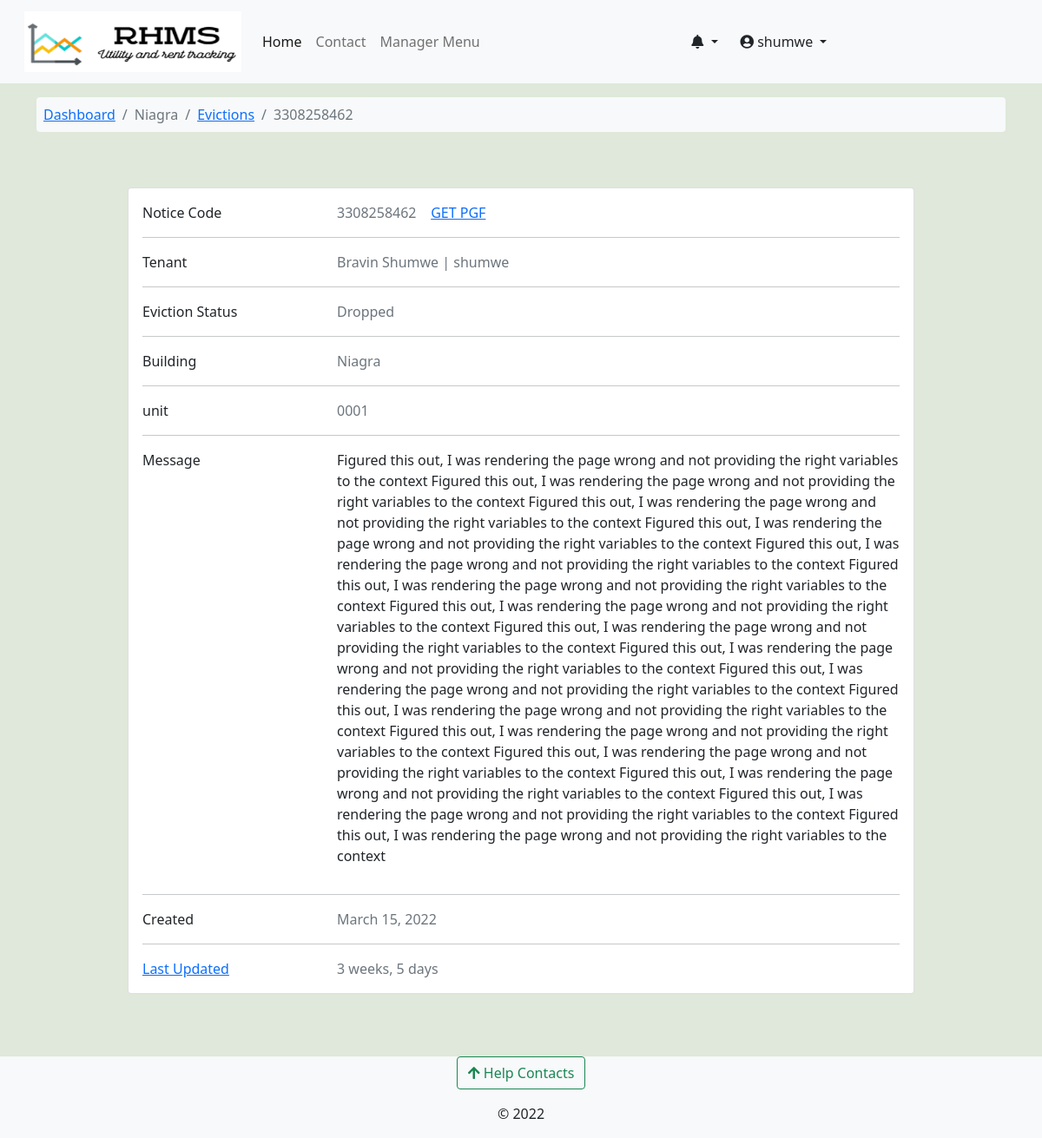
The app's page /core/eviction-notice/niagra-bumnsd-sd-djks/3308258462/ (signed in) with its own data.
### accounts/models.py (models this page shows, shortened)
class User(AbstractUser):
    avatar = models.ImageField(upload_to=get_avatar_path, default='no-avatar.png')
    is_verified = models.BooleanField(default=False)
    is_tenant = models.BooleanField(default=False)
    is_manager = models.BooleanField(default=False)

class Tenants(models.Model):
    associated_account = models.OneToOneField(User, on_delete=models.CASCADE, verbose_name='tenant')
    full_name = models.CharField(max_length=100)
    id_number = models.CharField(max_length=10)
    id_front = models.ImageField(upload_to=get_user_docs_path, blank=True)
    id_back = models.ImageField(upload_to=get_user_docs_path, blank=True)
    active_phone_number = PhoneNumberField()
    policy_agreement = models.BooleanField(default=False)
    rented_unit = models.ForeignKey(RentalUnit, on_delete=models.CASCADE, related_name="tenants", null=True, blank=True)
    moved_in = models.BooleanField(default=False)
    move_in_date = models.DateTimeField(null=True, blank=True)
    created = models.DateTimeField(default=datetime.now)
    updated = models.DateTimeField(auto_now=True)
    def __str__(self):
        return f"{self.associated_account.username} -> Tenant on Unit {self.rented_unit}"
    class Meta:
        verbose_name_plural = 'Tenants'

### rental_property/models.py (models this page shows, shortened)
class Building(models.Model):
    STATUS_CHOICES = [
        ('op', 'Vacancies Available'),
        ('um', 'Under Maintanance'),
        ('fo', 'Fully Occupied'),
        ('dc', 'Decomisioned'),
    ]
    estate = models.ForeignKey(Estate, on_delete=models.CASCADE, null=True, blank=True)
    name = models.CharField(max_length=100)
    slug = models.SlugField(max_length=100, unique=True)
    registered_owner = models.CharField(max_length=50)
    manager = models.ForeignKey(Managers, on_delete=models.CASCADE, related_name='building_manager')
    added_by = models.ForeignKey(User, on_delete=models.DO_NOTHING)
    address_line = models.CharField(max_length=50)
    cover_image = models.ImageField(upload_to='building-cover', null=True, blank=True)
    county = models.ForeignKey(Counties, on_delete=models.CASCADE)
    country = models.CharField(max_length=50, default='Kenya')
    building_status = models.CharField(max_length=5, choices=STATUS_CHOICES)
    added = models.DateTimeField(default=datetime.now)
    updated = models.DateTimeField(auto_now=True)
    def __str__(self):
        return f"{self.name}"

class RentalUnit(models.Model):
    MAINTANANCE_STATUS_CHOICES = [
        ('nm', 'Unchechecked Report'),
        ('ip', 'Initiating Inspection'),
        ('ir', 'Maintanance In Progress'),
        ('op', 'No Active Reports'),
        ('rm', 'Remove'),
    ]
    STATUS_CHOICES = [
        ('occupied', 'Currently Occupied'),
        ('ready', 'Ready To Move In'),
        ('hold', 'On Hold'),
        ('maintanance', 'Under Maintanance'),
    ]
    building = models.ForeignKey(Building, on_delete=models.CASCADE)
    unit_type = models.ForeignKey(UnitType, on_delete=models.CASCADE)
    added_by = models.ForeignKey(User, on_delete=models.CASCADE)
    unit_number = models.CharField(max_length=50)
    slug = models.SlugField(max_length=50, unique=True, blank=True, null=True, help_text='This field is autogenerated')
    bathrooms = models.PositiveIntegerField()
    bedrooms = models.PositiveIntegerField()
    dimension = models.CharField(max_length=50)
    kitchen = models.BooleanField(default=True)
    status = models.CharField(max_length=20, choices=STATUS_CHOICES,default='ready')
    maintanance_status = models.CharField(max_length=6, choices=MAINTANANCE_STATUS_CHOICES, default='op')
    total_occupants = models.PositiveIntegerField(help_text="Number of people in the unit", null=True, blank=True)
    water_available = models.BooleanField(default=True)
    rent_amount = models.DecimalField(decimal_places=2, max_digits=9, null=True, blank=True)
    electricity_available = models.BooleanField(default=True)
    added = models.DateTimeField(default=datetime.now)
    updated = models.DateTimeField(auto_now=True)
    class Meta:
        unique_together = ('building', 'unit_number')
        verbose_name_plural = 'Rental Houses'
    def __str__(self):
        return f"{self.unit_number} - {self.building}"

### core/models.py (models this page shows, shortened)
class EvictionNotice(models.Model):
    NOTICE_STATUS_CHOICES = [
        ('initiated', 'Initiated'),
        ('evicted', 'Evicted'),
        ('dropped', 'Dropped'),
    ]
    notice_code = models.CharField(max_length=10, blank=True, null=True, unique=True)
    tenant = models.OneToOneField(Tenants, on_delete=models.DO_NOTHING)
    unit = models.ForeignKey(RentalUnit, on_delete=models.DO_NOTHING)
    notice_detail = models.TextField()
    eviction_due = models.DateTimeField()
    sent_by = models.ForeignKey(Managers, on_delete=models.DO_NOTHING)
    eviction_status = models.CharField(max_length=10, default='initiated', choices=NOTICE_STATUS_CHOICES)
    created = models.DateTimeField(default=datetime.datetime.now)
    updated = models.DateTimeField(auto_now=True)
    send_email = models.BooleanField(default=False)
    building = models.ForeignKey(Building,on_delete=models.CASCADE, null=True, blank=True)

### core/views.py (the view)
# urls.py: path('eviction-notice/<slug:building_slug>/<slug:notice_code>/', views.eviction_notice_display, name='eviction-notice-detail'),
@login_required
@user_passes_test(lambda user: user.is_manager==True, login_url='profile')
def eviction_notice_display(request,building_slug, notice_code):
    building = Building.objects.get(slug=building_slug)
    notice = EvictionNotice.objects.get(unit__building=building, notice_code=notice_code)
    if request.method == 'POST':
        update_form = UpdateEvictionNotice(request.POST, instance=notice)
        if update_form.is_valid():
            update_form.save()
            messages.success(request, 'Notice Updated')
            return HttpResponseRedirect("")
    else:
        update_form = UpdateEvictionNotice(instance=notice)
    context = {'building':building, 'notice':notice,'update_form':update_form}
    return render(request, 'core/e-notice-display.html', context)

### accounts/context_processors.py (called while the page is built)
def get_notifications(request):
    user = request.user
    if user.is_authenticated:
        notifications = UserNotifications.objects.filter(
            user_id=user).order_by('-created')[:7]
        return dict(notifications=notifications)
    else:
        return {'false': False}

### accounts/models.py (called while the page is built)
    def __str__(self):
        return f"{self.associated_account.username}"

### complaints/context_processors.py (called while the page is built)
def get_contacts(request):
    user = request.user
    if user.is_authenticated:
        if user.is_tenant:
            tenant = Tenants.objects.get(associated_account=user)
            building = Building.objects.get(id=tenant.rented_unit.building_id)
            contacts = HelpContacts.objects.filter(associated_building=building)
            return dict(contacts=contacts)
        elif user.is_manager:
            contacts = HelpContacts.objects.all()
            return dict(contacts=contacts)
        else:
            contacts = HelpContacts.objects.filter(make_publicly_available=True)
            return dict(contacts=contacts)
    else:
        contacts = HelpContacts.objects.filter(make_publicly_available=True)
        return dict(contacts=contacts)

### rental_property/context_processors.py (called while the page is built)
def my_managed_buildings(request):
    user_instance = request.user
    if user_instance.is_authenticated:
        manager_instance = Managers.objects.filter(associated_account=user_instance)[:1]
        managed_buildings = Building.objects.filter(manager=manager_instance)
        return dict(managed_buildings=managed_buildings)
    else:
        return {'False': False,}

### core/templates/core/e-notice-display.html (shortened to what this page needs)
{% extends 'base.html' %}
{% load crispy_forms_tags %}
{% block content %}
<nav class="container mt-3">
  <ol class="breadcrumb bg-light p-2 rounded-2">
      <li class="breadcrumb-item "><a href="{% url 'building-dashboard' building.slug %}">Dashboard</a></li>
      <li class="breadcrumb-item active"> {{building.name}} </li>
      <li class="breadcrumb-item"><a href="{% url 'core:evictions' building.slug %}">Evictions</a> </li>
      <li class="breadcrumb-item active">{{notice.notice_code}}</li>
  </ol>
</nav>
<section class="container mt-5 mb-5">
    <div class="row justify-content-center">
            <div class="row d-flex justify-content-center">
              <div class="col-md-10">
                      <div class="card mb-4">
                        <div class="card-body">
                            <div class="row">
                                <div class="col-sm-3">
                                  <p class="mb-0">Notice Code</p>
                                </div>
                                <div class="col-sm-9">
                                  <p class="text-muted mb-0">{{notice.notice_code}} &nbsp;&nbsp;
                                    <span><a href="{% url 'core:eviction_view_pdf' building.slug notice.tenant.rented_unit.slug notice.tenant.associated_account.username notice.notice_code %}">GET PGF</a></span>
                                  </p>
                                </div>
                              </div>
                              <hr>
                              <div class="row">
                                <div class="col-sm-3">
                                  <p class="mb-0">Tenant</p>
                                </div>
                                <div class="col-sm-9">
                                  <p class="text-muted mb-0">
                                      {{notice.tenant.associated_account.first_name}} {{notice.tenant.associated_account.last_name}} | {{notice.tenant.associated_account.username}} </p>
                                </div>
                              </div>
                              <hr>
                          <div class="row">
                            <div class="col-sm-3">
                              <p class="mb-0">Eviction Status</p>
                            </div>
                            <div class="col-sm-9">
                              <p class="text-muted mb-0">{{notice.get_eviction_status_display}}</p>
                            </div>
                          </div>
                          <hr>
                          <div class="row">
                            <div class="col-sm-3">
                              <p class="mb-0">Building</p>
                            </div>
                            <div class="col-sm-9">
                              <p class="text-muted mb-0">{{building.name}}</p>
                            </div>
                          </div>
                          <hr>
                          <div class="row">
                            <div class="col-sm-3">
                              <p class="mb-0">unit</p>
                            </div>
                            <div class="col-sm-9">
                              <p class="text-muted mb-0">{{notice.unit.unit_number}}</p>
                            </div>
                          </div>
                          <hr>
                          <div class="row">
                            <div class="col-sm-3">
                              <p class="mb-0">Message</p>
                            </div>
                            <div class="col-sm-9">
                              <p class="text-muted mb-0">{{notice.notice_detail|safe}}</p>
                            </div>
                          </div>
                          <hr>
                          <div class="row">
                            <div class="col-sm-3">
                              <p class="mb-0">Created</p>
                            </div>
                            <div class="col-sm-9">
                              <p class="text-muted mb-0">{{notice.created|date}}</p>
                            </div>
                          </div>
                          {% if notice.updated %}
                          <hr>
                          <div class="row">
                            <div class="col-sm-3">
                              <a type="button" class="underline" data-bs-toggle="modal" data-bs-target="#evictionUpdateModal"> Last Updated </a>
                            </div>
                            <div class="col-sm-9">
                              <p class="text-muted mb-0">{{notice.updated|timesince}}</p>
                            </div>
                          </div>
                          {% endif %}
                        </div>
                      </div>
                </div>
              </div>
            </div>
</section>
{% endblock %}

### templates/base.html (shortened to what this page needs)
<!doctype html>
<html lang="en">
  {% load static %}
  {% load i18n %}
  <head>
    {% load pwa %}
    <link href="https://cdn.jsdelivr.net/npm/bootstrap@5.0.2/dist/css/bootstrap.min.css" rel="stylesheet">
    <link type="text/css" href="{% static 'css/main.css' %}" rel="stylesheet">
    <link rel="stylesheet" href="https://cdnjs.cloudflare.com/ajax/libs/font-awesome/4.7.0/css/font-awesome.min.css">
    <link rel="stylesheet" href="https://pro.fontawesome.com/releases/v5.11.2/css/all.css">
  </head>
  <body class="d-flex flex-column min-vh-100" style="background-color: #dfe8da;">
    <nav class="navbar navbar-expand-lg navbar-light bg-light" aria-label="main-nav">
        <div class="container-fluid">
          <a class="navbar-brand align" href="{% url 'operational-buildings' %}">
                <div class="d-flex">
                    <div class="ms-3 d-flex flex-column">
                      <img src="{% static 'img/rhms_logo2.png' %}" alt="logo" width="250" height="70"/>
                    </div>
                </div>
            </a>
            <div class="collapse navbar-collapse" id="mynav">
                <ul class="navbar-nav mb-lg-0">
                    <li class="nav-item"> <a class="nav-link active" aria-current="page" href="{% url 'operational-buildings' %}">Home</a> </li>
                    <li class="nav-item"> <a class="nav-link" aria-current="page" href="{% url 'core:contact' %}">Contact</a> </li>
                    {% if user.is_manager %}
                    <li class="nav-item"> <a class="nav-link" data-bs-toggle="offcanvas" href="#hrmsCanvas" role="button" aria-controls="hrmsCanvas">Manager Menu</a> </li>
                    {% endif %}
                </ul>
                </div>
                {% if request.user.is_authenticated %}
                <div class="collapse navbar-collapse" id="mynav">
                  <div class="dropdown">
                    <a href="#" class="btn dropdown-toggle" type="button" id="messagesDrop" data-bs-toggle="dropdown" aria-haspopup="true" aria-expanded="false">
                      <em class="fas fa-bell"></em>
                    </a>
                      {% load humanize %}
                  </div>
                <div class="collapse navbar-collapse" id="mynav">
                  <div class="dropdown">
                    <a href="#" class="btn dropdown-toggle" type="button" id="dropdownMenuButton" data-bs-toggle="dropdown" aria-haspopup="true" aria-expanded="false">
                      <em class="fas fa-user-circle"></em> {{ request.user.username }}
                    </a>
                  </div>
                </div>
                {% endif %}
            </div>
    </nav>
    {% block content %}	{% endblock content%}
    <footer class="mt-auto bg-light">
      <div class="mb-3 text-center">
      <button class="btn btn-outline-success" type="button" data-bs-toggle="offcanvas" data-bs-target="#contactsOffcanvas" aria-controls="contactsOffcanvas"><em class="fas fa-arrow-upfas fa-arrow-up"></em> Help Contacts</button>
      </div>
      <div>
        <p class="text-center ">&copy; 2022</p>
  </footer>
  </body>
</html>

### staticfiles/css/main.css (style rules this page uses)
:root { --header-height: 3rem; --nav-width: 68px; --first-color-light: #AFA5D9; --white-color: #F7F6FB; --body-font: 'Nunito', sans-serif; --normal-font-size: 1rem; --z-fixed: 100 }

### records on screen
User: user.username "shumwe"
Building: name "Niagra"
EvictionNotice: notice_code "3308258462", tenant.associated_account.first_name "Bravin", tenant.associated_account.last_name "Shumwe", tenant.associated_account.username "shumwe", eviction_status "Dropped", unit.unit_number "0001", notice_detail "Figured this out, I was rendering the page wrong and not providing the right variables to the context Figured this out, I was rendering the page wrong and not providing the right variables to the context Figured this out, I was rendering the page wrong and not providing the right variables to the context Figured this out, I was rendering the page wrong and not providing the right variables to the context Figured this out, I was rendering the page wrong and not providing the right variables to the context Figured this out, I was rendering the page wrong and not providing the right variables to the context Figured this out, I was rendering the page wrong and not providing the right variables…", created "March 15, 2022", updated "3 weeks, 5 days"
